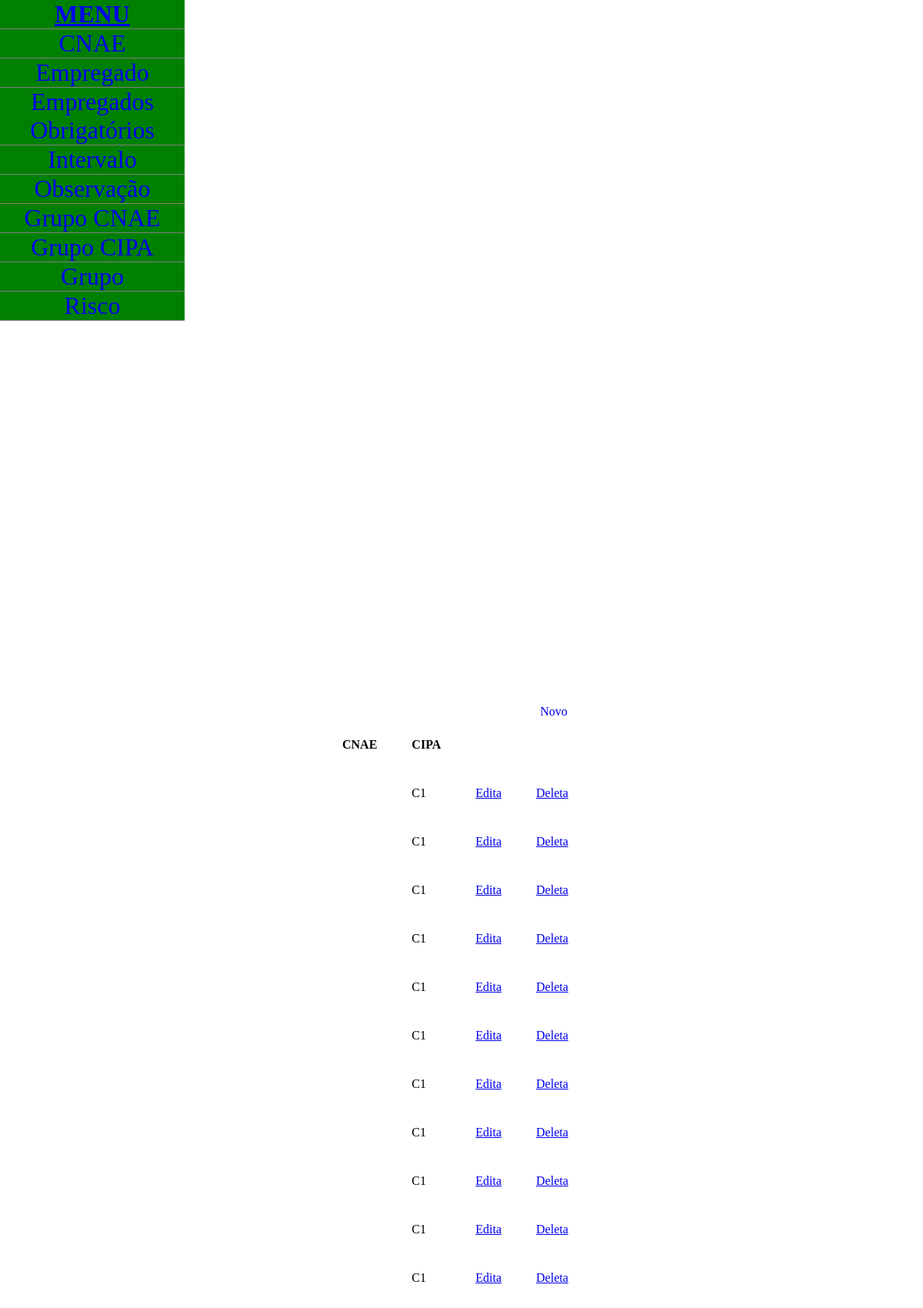
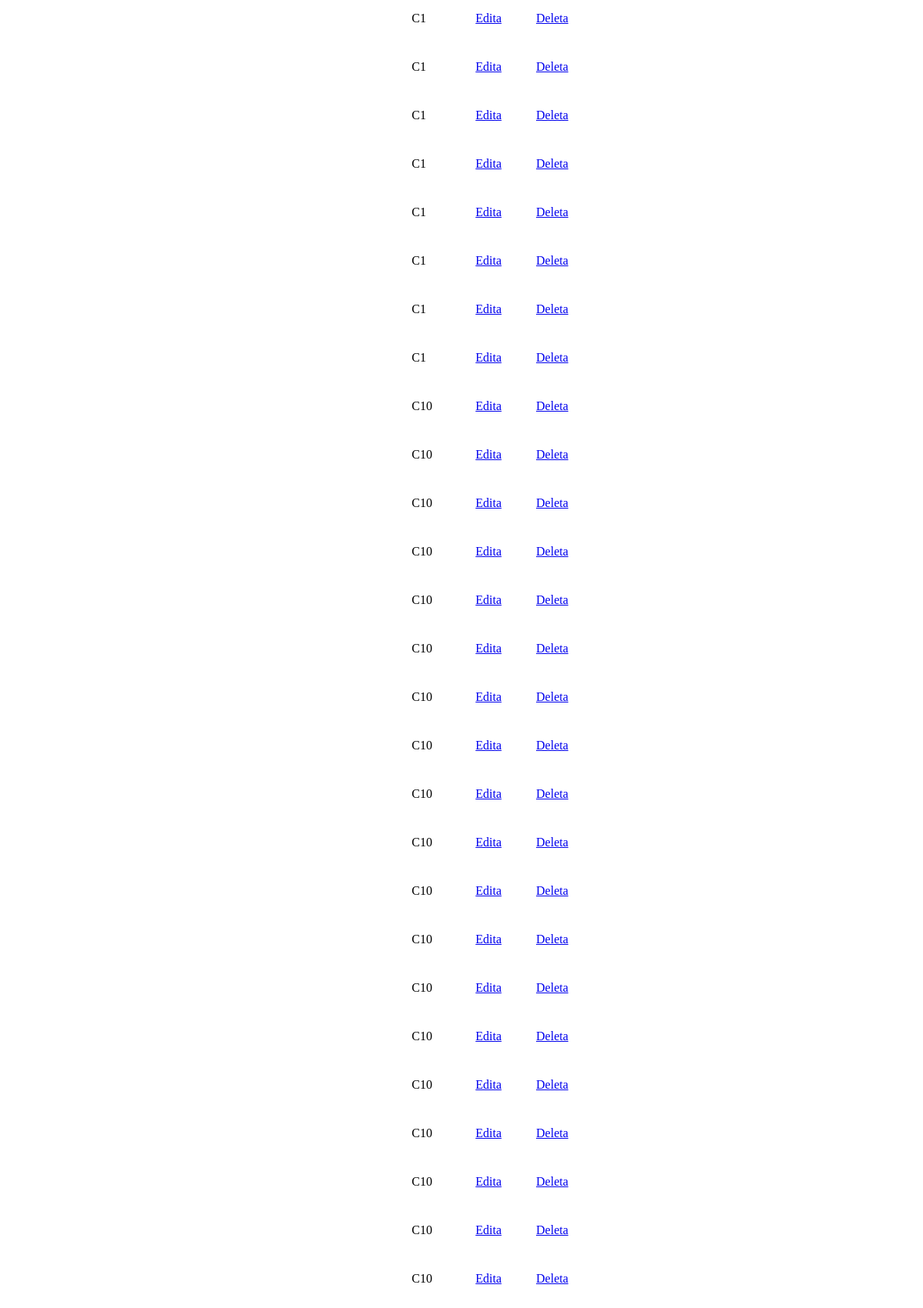
/html/lista_grcnae_tst.php (upper part), run on the app's committed database (2 pictures, top to bottom).
### tables this page shows
CREATE TABLE grupo_cnae(
	
	cipa CHAR(4)NOT NULL,
	num_cnae CHAR(5)NOT NULL,
	
	CONSTRAINT PrKgrupo_cnae PRIMARY KEY (num_cnae,cipa),
	CONSTRAINT FrKgrupo_cnae_cnae FOREIGN KEY (num_cnae) REFERENCES cnae (num_cnae),
	CONSTRAINT FrKgrupo_cnae_cipa FOREIGN KEY (cipa) REFERENCES grupo (cipa)
);

### processa/bd.class.php (called while the page is built, shortened)
<?php
	class bd{
	var $conexao;
		function add_banco($usuario, $senha, $endereco = "localhost", $nome_bd){
			$this->usuario = "$usuario";
			$this->senha = "$senha";
			$this->endereco = "$endereco";
			$this->nome_bd = "$nome_bd";
			$this->conexao = mysqli_connect($this->endereco, $this->usuario, $this->senha, $this->nome_bd) or die ("Erro ao conectar");
			}
		function get_all($tabela, $id = NULL){
			if(is_null($id)){
				$consulta = "SELECT * FROM $tabela";
				$resultado = mysqli_query($this->conexao, $consulta);
			}else{
				$bd = new bd;
				$consulta = "SELECT * FROM $tabela WHERE $id";
				$resultado = mysqli_query($this->conexao, $consulta);
			}
			return $resultado;
		}
	}
	$bd = new bd();

### html/lista_grcnae_tst.php (the view, shortened to what this page needs)
<?php  require_once '../processa/bd.class.php' ?>
<html>
	<head>
		<link rel="stylesheet" href="style.css">
	</head>
	<body>
		<?php include "menu.php"; ?>
		<p class="centraliza">
		<a href="novo_tst.php" style='text-decoration: none;'>Novo</a>
		<table style="width:50%">
		  <tr>
			<th>CNAE</th> <th>CIPA</th>
		  </tr>
		  <?php
			$resultado = $bd->get_all('grupo_cnae');
			while($linha = mysqli_fetch_array($resultado)){
					echo "<tr>
							<td>".
								$linha['cnae']
							."</td>
							<td>".
								$linha['cipa']
							."</td>
							<td class='td'>
								<a href='edita_tst.php?COD=".$linha['cipa']."&COD2=".$linha['cnae']."'>Edita</a>
							</td>
							<td>
								<a href='deleta_tst.php?COD=".$linha['cipa']."&COD2=".$linha['cnae']."' onclick='onfirma()'>Deleta</a>
							</td>
						</tr>";
				}
			?>
		</table>
	</body>
</html>

### html/style.css (style rules this page uses)
body { margin: 0px; }
.centraliza { position: absolute; text-align: center; left: 35%; top: 10%; width: 50%; }
.td { border: 1px solid white; border-collapse: collapse; }
table, td { border: 1px solid white; border-collapse: collapse; width: 100%; }
th, td { padding: 20px; height: 50px; border: 5px solid white; }

### data on the page
grupo_cnae: cipa "C1"
grupo_cnae: cipa "C1"
grupo_cnae: cipa "C1"
grupo_cnae: cipa "C1"
grupo_cnae: cipa "C1"
grupo_cnae: cipa "C1"
grupo_cnae: cipa "C1"
grupo_cnae: cipa "C1"
grupo_cnae: cipa "C1"
grupo_cnae: cipa "C1"
grupo_cnae: cipa "C1"
grupo_cnae: cipa "C1"
grupo_cnae: cipa "C1"
grupo_cnae: cipa "C1"
grupo_cnae: cipa "C1"
grupo_cnae: cipa "C1"
grupo_cnae: cipa "C1"
grupo_cnae: cipa "C1"
grupo_cnae: cipa "C1"
grupo_cnae: cipa "C10"
grupo_cnae: cipa "C10"
grupo_cnae: cipa "C10"
grupo_cnae: cipa "C10"
grupo_cnae: cipa "C10"
grupo_cnae: cipa "C10"
grupo_cnae: cipa "C10"
grupo_cnae: cipa "C10"
grupo_cnae: cipa "C10"
grupo_cnae: cipa "C10"
grupo_cnae: cipa "C10"
grupo_cnae: cipa "C10"
grupo_cnae: cipa "C10"
grupo_cnae: cipa "C10"
grupo_cnae: cipa "C10"
grupo_cnae: cipa "C10"
grupo_cnae: cipa "C10"
grupo_cnae: cipa "C10"
grupo_cnae: cipa "C10"
